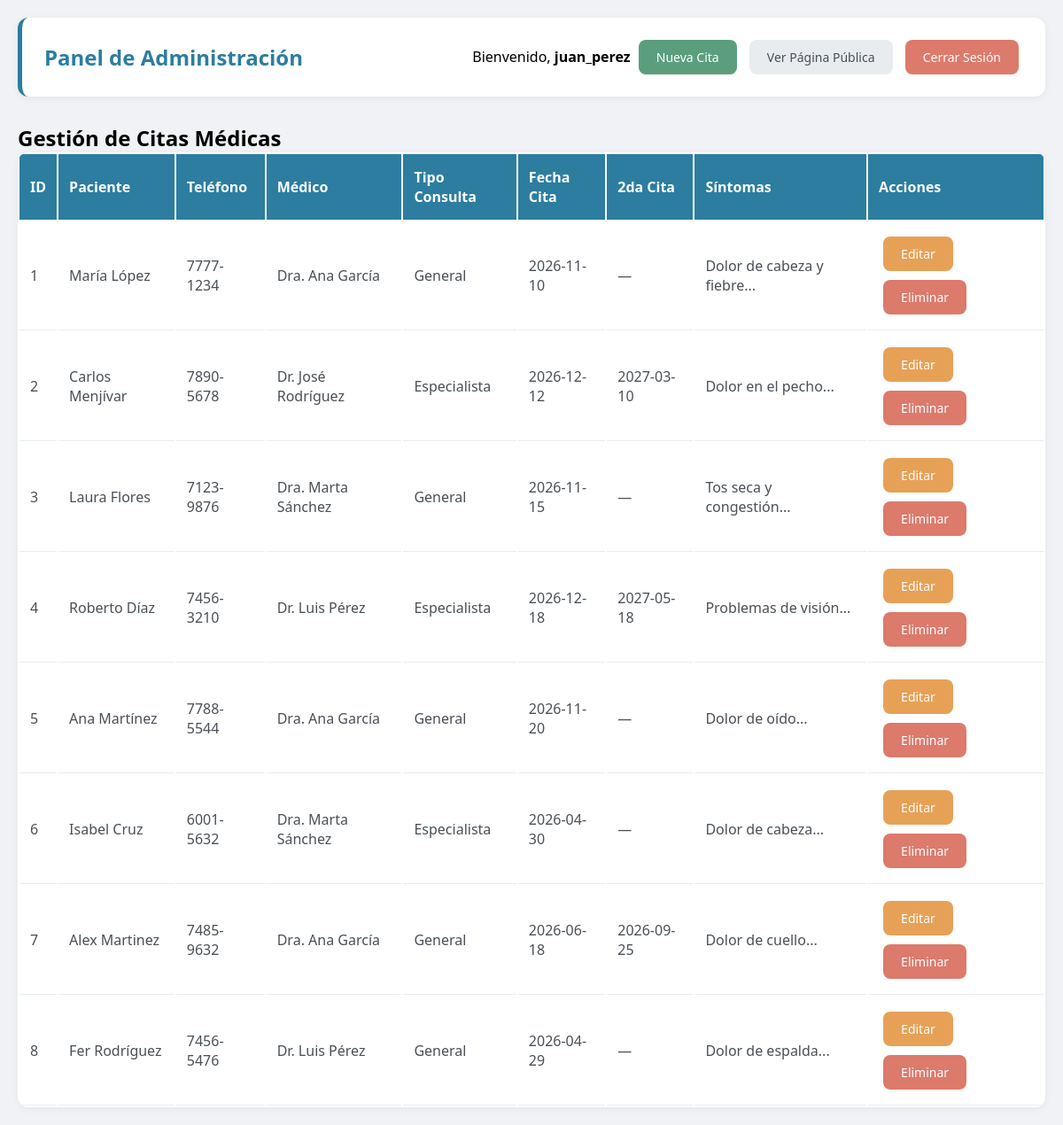
/dashboard.php (signed in), run on the app's committed database.
### tables this page shows
CREATE TABLE `citas_medicas` (
  `id` int(11) NOT NULL,
  `paciente_nombre` varchar(60) NOT NULL,
  `telefono` varchar(9) NOT NULL,
  `medico` varchar(50) NOT NULL,
  `tipo_consulta` varchar(20) NOT NULL,
  `fecha_cita` date NOT NULL,
  `fecha_segunda_cita` date DEFAULT NULL,
  `sintomas` text DEFAULT NULL,
  `fecha_registro` timestamp NOT NULL DEFAULT current_timestamp() ON UPDATE current_timestamp()
);

### dashboard.php (the view, shortened to what this page needs)
<?php
require_once 'conexion.php';
$citas = [];
$result = $conexion->query("SELECT * FROM citas_medicas ORDER BY id ASC");
if($result) {
    $citas = $result->fetch_all(MYSQLI_ASSOC);
}
?>
<!DOCTYPE html>
<html lang="es">
<head>
    <link rel="stylesheet" href="style.css">
</head>
<body>
    <div class="container">
        <header>
            <h1>Panel de Administración</h1>
            <div>
                <span>Bienvenido, <strong><?php echo $_SESSION['username']; ?></strong></span>
                <a href="add_cita.php" class="btn btn-success">Nueva Cita</a>
                <a href="index.php" class="btn btn-secondary">Ver Página Pública</a>
                <a href="logout.php" class="btn btn-danger">Cerrar Sesión</a>
            </div>
        </header>
        <h2>Gestión de Citas Médicas</h2>
        <table>
            <thead>
                <tr>
                    <th>ID</th>
                    <th>Paciente</th>
                    <th>Teléfono</th>
                    <th>Médico</th>
                    <th>Tipo Consulta</th>
                    <th>Fecha Cita</th>
                    <th>2da Cita</th>
                    <th>Síntomas</th>
                    <th>Acciones</th>
                </tr>
            </thead>
            <tbody>
                <?php if(count($citas) > 0): ?>
                    <?php foreach($citas as $cita): ?>
                    <tr>
                        <td><?php echo $cita['id']; ?></td>
                        <td><?php echo htmlspecialchars($cita['paciente_nombre']); ?></td>
                        <td><?php echo htmlspecialchars($cita['telefono']); ?></td>
                        <td><?php echo htmlspecialchars($cita['medico']); ?></td>
                        <td><?php echo htmlspecialchars($cita['tipo_consulta']); ?></td>
                        <td><?php echo htmlspecialchars($cita['fecha_cita']); ?></td>
                        <td><?php echo $cita['fecha_segunda_cita'] ? htmlspecialchars($cita['fecha_segunda_cita']) : '—'; ?></td>
                        <td><?php echo htmlspecialchars($cita['sintomas']); ?></td>
                        <td>
                            <a href="edit_cita.php?id=<?php echo $cita['id']; ?>" class="btn btn-warning">Editar</a>
                            <a href="delete_cita.php?id=<?php echo $cita['id']; ?>" class="btn btn-danger" onclick="return confirm('¿Eliminar esta cita?')">Eliminar</a>
                        </td>
                    </tr>
                    <?php endforeach; ?>
                <?php else: ?>
                    <tr>
                        <td colspan="9" style="text-align: center;">No hay citas registradas</td>
                    </tr>
                <?php endif; ?>
            </tbody>
        </table>
    </div>
</body>
</html>

### style.css (style rules this page uses)
* { margin: 0; padding: 0; box-sizing: border-box; }
body { font-family: 'Segoe UI', Tahoma, Geneva, Verdana, sans-serif; background: #f0f2f5; min-height: 100vh; padding: 20px; }
.container { max-width: 1300px; margin: 0 auto; }
header { background: #ffffff; border-radius: 12px; padding: 20px 25px; margin-bottom: 30px; box-shadow: 0 2px 10px rgba(0,0,0,0.05); display: flex; justify-content: space-between; align-items: center; flex-wrap: wrap; border-left: 5px solid #2c7da0; }
header h1 { color: #2c7da0; font-size: 1.5rem; }
.btn { padding: 10px 20px; border: none; border-radius: 8px; cursor: pointer; text-decoration: none; display: inline-block; margin: 5px; font-size: 14px; font-weight: 500; transition: all 0.3s ease; }
.btn-danger { background: #dc7a6c; color: white; }
.btn-warning { background: #e6a157; color: white; }
.btn-success { background: #5a9e7e; color: white; }
.btn-secondary { background: #e9ecef; color: #495057; }
table { width: 100%; background: white; border-radius: 12px; overflow: hidden; box-shadow: 0 2px 10px rgba(0,0,0,0.05); }
th { background: #2c7da0; color: white; padding: 15px 12px; text-align: left; font-weight: 600; }
td { padding: 12px; border-bottom: 1px solid #e9ecef; color: #495057; }

### data on the page
citas_medicas: id "1", paciente_nombre "María López", telefono "7777-1234", medico "Dra. Ana García", tipo_consulta "General", fecha_cita "2026-11-10", sintomas "Dolor de cabeza y fiebre..."
citas_medicas: id "2", paciente_nombre "Carlos Menjívar", telefono "7890-5678", medico "Dr. José Rodríguez", tipo_consulta "Especialista", fecha_cita "2026-12-12", fecha_segunda_cita "2027-03-10", sintomas "Dolor en el pecho..."
citas_medicas: id "3", paciente_nombre "Laura Flores", telefono "7123-9876", medico "Dra. Marta Sánchez", tipo_consulta "General", fecha_cita "2026-11-15", sintomas "Tos seca y congestión..."
citas_medicas: id "4", paciente_nombre "Roberto Díaz", telefono "7456-3210", medico "Dr. Luis Pérez", tipo_consulta "Especialista", fecha_cita "2026-12-18", fecha_segunda_cita "2027-05-18", sintomas "Problemas de visión..."
citas_medicas: id "5", paciente_nombre "Ana Martínez", telefono "7788-5544", medico "Dra. Ana García", tipo_consulta "General", fecha_cita "2026-11-20", sintomas "Dolor de oído..."
citas_medicas: id "6", paciente_nombre "Isabel Cruz", telefono "6001-5632", medico "Dra. Marta Sánchez", tipo_consulta "Especialista", fecha_cita "2026-04-30", sintomas "Dolor de cabeza..."
citas_medicas: id "7", paciente_nombre "Alex Martinez", telefono "7485-9632", medico "Dra. Ana García", tipo_consulta "General", fecha_cita "2026-06-18", fecha_segunda_cita "2026-09-25", sintomas "Dolor de cuello..."
citas_medicas: id "8", paciente_nombre "Fer Rodríguez", telefono "7456-5476", medico "Dr. Luis Pérez", tipo_consulta "General", fecha_cita "2026-04-29", sintomas "Dolor de espalda..."

### other printed values
$_SESSION['username'] "juan_perez"
